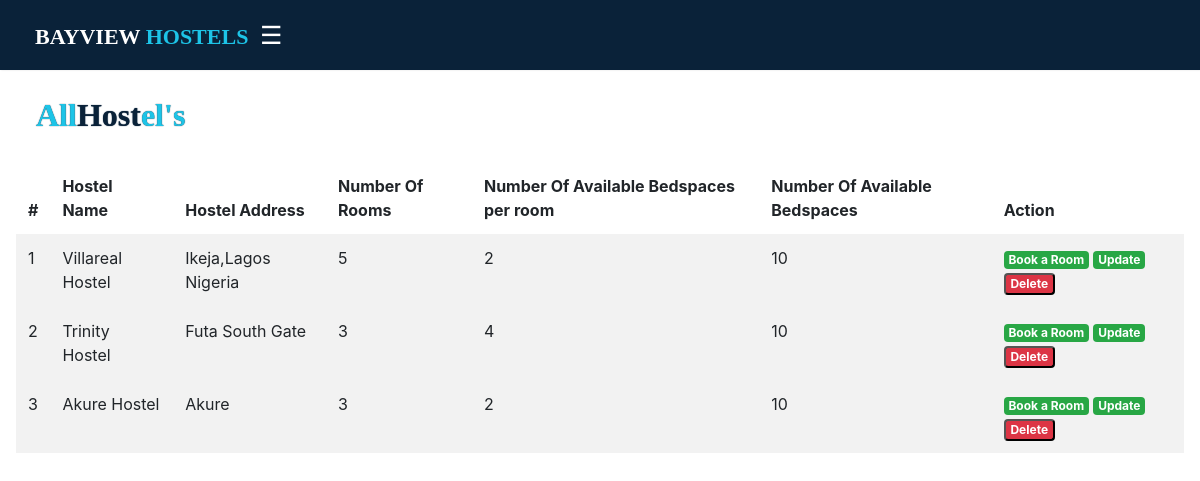
/hostel_list.php, run on the app's committed database.
### tables this page shows
CREATE TABLE `hostel` (
  `id` bigint(20) UNSIGNED NOT NULL,
  `name` varchar(20) DEFAULT NULL,
  `address` varchar(30) NOT NULL,
  `numberofrooms` varchar(10) DEFAULT NULL,
  `numberofbedspace` int(4) DEFAULT NULL,
  `created_at` timestamp NOT NULL DEFAULT current_timestamp() ON UPDATE current_timestamp()
);

### control.php (called while the page is built, shortened)
<?php
$db = new mysqli("localhost",'root','','schoolhostel');
class profile{
    function hostel($hid){
        global $db;
        $sql =$db->query("SELECT * FROM bedspace WHERE hid='$hid'");
        return mysqli_num_rows($sql);
    }
}
$pro = new profile();
?>

### hostel_list.php (the view, shortened to what this page needs)
<?php
    include("control.php")
?>
<!DOCTYPE html>
<html lang="en">
<head>
    <link rel="stylesheet" href="https://cdn.jsdelivr.net/npm/bootstrap@4.3.1/dist/css/bootstrap.min.css">
    <link rel="stylesheet" href="https://cdn.datatables.net/1.13.2/css/jquery.dataTables.min.css">
    <link rel="stylesheet" href="./CSS/stud_list.css">
</head>
<body>
    <?php include("nav.php")?>
    <div id="main">
        <h2 id="title">All<span id="head">Host</span>el's</h2>
        <section>
            <table id="stud_tab" class="table table-striped  table-borderless table-hover table-responsive" >
              <thead>
                <th>#</th>
                <th>Hostel Name</th>
                <th>Hostel Address</th>
                <th>Number Of Rooms</th>
                <th>Number Of Available Bedspaces per room</th>
                <th>Number Of Available Bedspaces</th>
                <th>Action</th>
              </thead>
              <?php
              $i=1;
              $sql=$db->query("SELECT * FROM hostel");
              while($rows=mysqli_fetch_assoc($sql)){?>
              <tbody>
                <tr>
                <td><?=$i++?></td>
                <td><?=$rows['name']?></td>
                <td><?=$rows['address']?></td>
                <td><?=$rows['numberofrooms']?></td>
                <td><?=$rows['numberofbedspace']?></td>
                <td><?=$pro->hostel(1)?></td>
                <td>
                    <a href="bookhostel.php?hostelid=<?=$rows['id']?>&&id=2" class="badge badge-success"><i class="mdi mdi-eye"></i> Book a Room</a>
                    <a href="updatehostel.php?hostelid=<?=$rows['id']?>" class="badge badge-success"><i class="mdi mdi-eye"></i> Update</a>
                    <button type="submit" class=" badge badge-danger" name="delete" value="<?=$rows['id']?>"><i class="mdi mdi-eye"></i> Delete</button>
                  </td>
                </tr>
              </tbody>
            <?php }?>
          </table>
          </section>
    </div>
</body>
</html>

### CSS/stud_list.css (style rules this page uses)
body { margin: 0; padding: 0; box-sizing: border-box; }
#main { margin-top: 70px; transition: margin-left .5s; padding: 16px; }
h2 { font-size: 2rem; font-family:Georgia, 'Times New Roman', Times, serif; padding-bottom: 20px; padding-top: 10px; font-weight: bold; color: #1DC4E7; text-shadow:0px 0px 1px #0A2239; padding-left: 20px; }
#head { color: #0A2239; }

### data on the page
hostel: name "Villareal Hostel", address "Ikeja,Lagos Nigeria", numberofrooms "5", numberofbedspace "2", hostel "10"
hostel: name "Trinity Hostel", address "Futa South Gate", numberofrooms "3", numberofbedspace "4", hostel "10"
hostel: name "Akure Hostel", address "Akure", numberofrooms "3", numberofbedspace "2", hostel "10"
